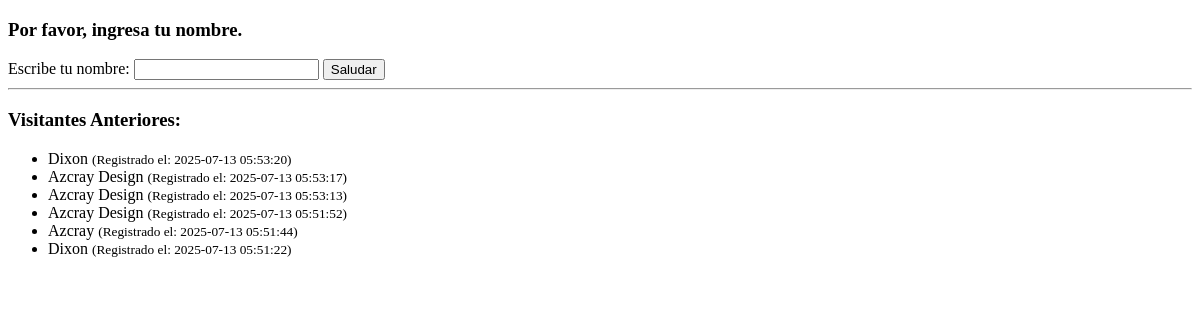
Before: / with the older database file.
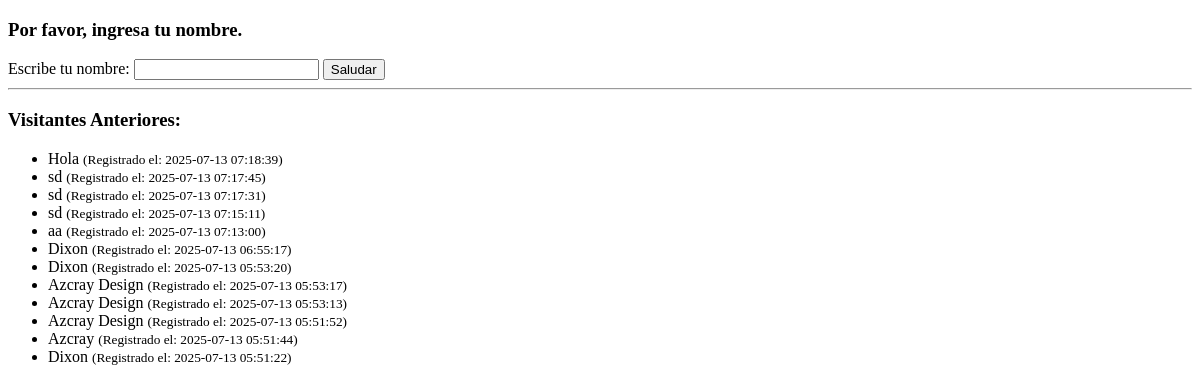
After: the same page with the newer database file.
### tables this page shows
CREATE TABLE visitantes (
    id INTEGER PRIMARY KEY AUTOINCREMENT,
    nombre TEXT NOT NULL,
    fecha_registro TIMESTAMP DEFAULT CURRENT_TIMESTAMP 
    );

### clases/Database.php (called while the page is built, shortened)
<?php
class Database
{
    public function __construct()
    {
        try {
            $this->pdo = new PDO('sqlite:visitantes.db');
        } catch (PDOException $e) {
            die("Error al conectar a la base de datos: " . $e->getMessage());
        }
    }
}

### clases/Guestbook.php (called while the page is built, shortened)
<?php
class Guestbook
{
    private $pdo;
    public function __construct($pdo)
    {
        $this->pdo = $pdo;
    }
    public function GetAllVisitors()
    {
        $stmt = $this->pdo->query("SELECT nombre, fecha_registro FROM visitantes ORDER BY fecha_registro DESC");
        return $stmt->fetchAll(PDO::FETCH_ASSOC);
    }
}

### index.php (the view, shortened to what this page needs)
<?php
$db = new Database();
$guestbook = new Guestbook($db->pdo);
$mensajeFinal = "";
$saludo = "¡Hola, ";
if (isset($_POST['name']) && !empty($_POST['name'])) {
    $nombre = htmlspecialchars($_POST['name']);
    $mensajeFinal = $saludo . $nombre . "! Bienvenido a nuestra aplicación.";
    $guestbook->addVisitor($nombre);
} else {
    $mensajeFinal = "Por favor, ingresa tu nombre.";
}
$visitantes = $guestbook->getAllVisitors();
?>
<!DOCTYPE html>
<html lang="en">
<head>
</head>
<body>
    <h3><?php echo $mensajeFinal; ?></h3>
    <form action="index.php" method="post">
        <label for="name">Escribe tu nombre:</label>
        <input type="text" id="name" name="name">
        <button type="submit">Saludar</button>
    </form>
    <hr>
    <h3>Visitantes Anteriores:</h3>
    <ul>
        <?php
        foreach ($visitantes as $visitante):
        ?>
            <li>
                <?php echo htmlspecialchars($visitante['nombre']); ?>
                <small>(Registrado el: <?php echo $visitante['fecha_registro']; ?>)</small>
            </li>
        <?php endforeach; ?>
    </ul>
</body>
</html>

Changed rows visible on the page:
added visitantes: nombre "Hola", fecha_registro "2025-07-13 07:18:39"
added visitantes: nombre "sd", fecha_registro "2025-07-13 07:17:45"
added visitantes: nombre "sd", fecha_registro "2025-07-13 07:17:31"
added visitantes: nombre "sd", fecha_registro "2025-07-13 07:15:11"
added visitantes: nombre "aa", fecha_registro "2025-07-13 07:13:00"
added visitantes: nombre "Dixon", fecha_registro "2025-07-13 06:55:17"
